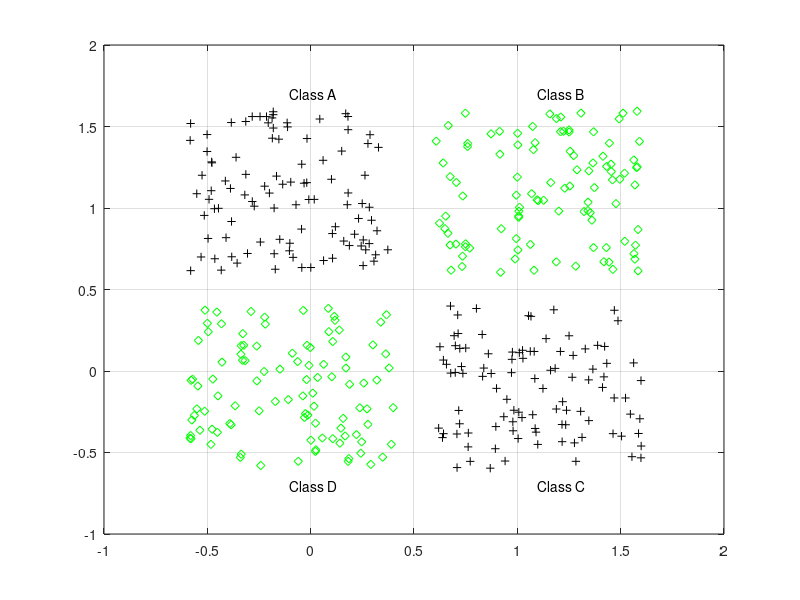

Recreate this plot in MATLAB. (Note: this script raises an error after producing the figure.)
close all, clear all, clc

% definisanje ulaza
% broj uzoraka u svakom klasteru
K = 100;

% definisanje klastera - ulazi
q = 0.6; % ofset - rastojanje
A = [rand(1,K)-q; rand(1,K)+q];
B = [rand(1,K)+q; rand(1,K)+q];
C = [rand(1,K)+q; rand(1,K)-q];
D = [rand(1,K)-q; rand(1,K)-q];

% graficki prikaz
figure(1)
plot(A(1,:),A(2,:),'k+')
hold on
grid on
plot(B(1,:),B(2,:),'gd')
plot(C(1,:),C(2,:),'k+')
plot(D(1,:),D(2,:),'gd')

% nazivi klastera
text(0.5-q,0.5+2*q,'Class A')
text(0.5+q,0.5+2*q,'Class B')
text(0.5+q,0.5-2*q,'Class C')
text(0.5-q,0.5-2*q,'Class D')

%% definisanje izlaza - kodiranje (+1/-1) 2 klastera
% kodirano tako da su a a i c jedan klaster, b i d kao drugi klaster
% a = -1; %  a  |  b
% c = -1; %  -------
% b =  1; %  d  |  c
% d =  1; %
a = [-1 +1]'; %  a  |  c
c = [-1 +1]'; %  -------
b = [+1 -1]'; %  b  |  d
d = [+1 -1]'; %

%% definisanje ulaza (spajanje uzoraka iz cetiri klase)
P = [A B C D];
% definisanje zeljenih izlaza
T = [repmat(a,1,length(A)) repmat(b,1,length(B)) ...
     repmat(c,1,length(C)) repmat(d,1,length(D)) ];
 
 % kreiranje neuronske mreze
net = feedforwardnet([3 2]);

% podesavanje parametara za treniranje
net.divideParam.trainRatio = 1; % training set [%]
net.divideParam.valRatio   = 0; % validation set [%]
net.divideParam.testRatio  = 0; % test set [%]

%net.numLayers = 3;
%net.layerConnect(3,2) = 1;
%net.outputConnect = [0 0 1];
%net.layers{2}.size = 8;
net.layers{3}.transferFcn = 'tansig';
%net.outputs{3}.range = [1 20];

% treniranje neuronske mreze
[net,tr,Y,E] = train(net,P,T);

% prikaz mreze
view(net)

%% prikaz rezultata
figure (2);
subplot(211)
plot(T')
title('Zeljeni izlazi')
ylim([-2 2])
grid on
subplot(212)
plot(Y')
title('Odgovor mreze')
xlabel('broj uzoraka')
ylim([-2 2])
grid on

% drugi nacin
% figure(2)
% plot(T','linewidth',2)
% hold on
% plot(Y','r--')
% grid on
% legend('Zeljeni izlazi','Odgovor mreze','location','best')
% ylim([-2 2])

plotconfusion(T,Y)

%%performance
[m,i] = max(T); % klasa zeljenih izlaza
[m,j] = max(Y); % klasa dobijenih izlaza
N = length(Y);  % broj uzoraka
k = 0;          % broj pogresno klasifikovanih uzoraka
if find(i-j),   % ako postoje pogresno klasifikovani uzorci
  k = length(find(i-j)); % naci broj pogresno klasifikovanih uzoraka
end
fprintf('Tacno klasifikovani uzorci: %.1f%% samples\n', 100*(N-k)/N)

%% kreirati mrezu podataka
span = -1:.01:2;
[P1,P2] = meshgrid(span,span);
pp = [P1(:) P2(:)]';

% simulirati neuronsku mrezu na kreiranim podacima
aa = net(pp);

% prikazati rezultate klasifikacije zasnovane na MAX aktivaciji
figure(1)
m = mesh(P1,P2,reshape(aa(1,:),length(span),length(span))-5);
set(m,'facecolor',[1 0.2 .7],'linestyle','none');
hold on
m = mesh(P1,P2,reshape(aa(2,:),length(span),length(span))-5);
set(m,'facecolor',[1 1.0 0.5],'linestyle','none');
% mesh(P1,P2,reshape(aa,length(span),length(span))-5);
% colormap cool
view(2)

% Na primer, klasifikovati ulazni podatak [0.7; 1.2]
p = [0.7; 1.2];
y = net(p);
% uporediti rezultat sa kodiranjem izlaza u 4 klastera (-1,+1)(a,b,c,d)

%% wrights and biases

% weights = mynet.IW;
% weights = mynet.LW;
% biases = mynet.b;

% weight and bias values:
   %
   %             IW: {2x1 cell} containing 1 input weight matrix
   %             LW: {2x2 cell} containing 1 layer weight matrix
   %              b: {2x1 cell} containing 2 bias vectors